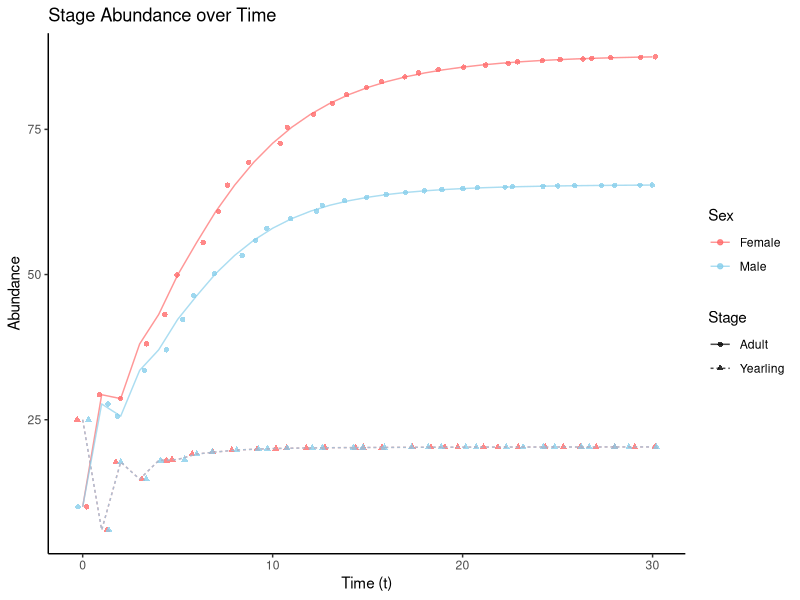
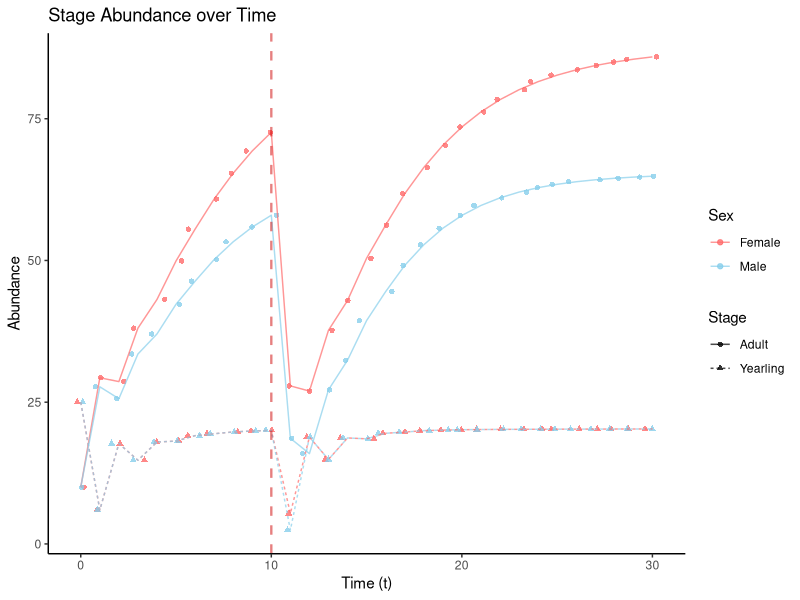
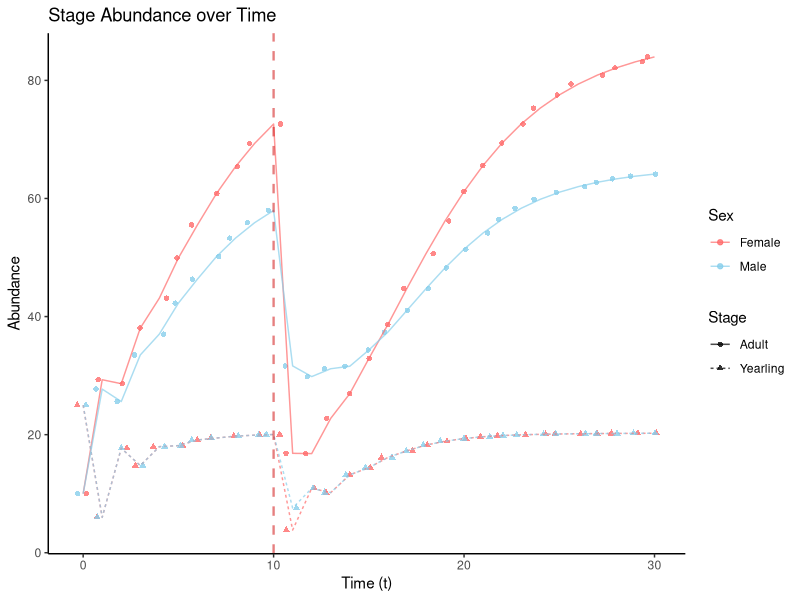
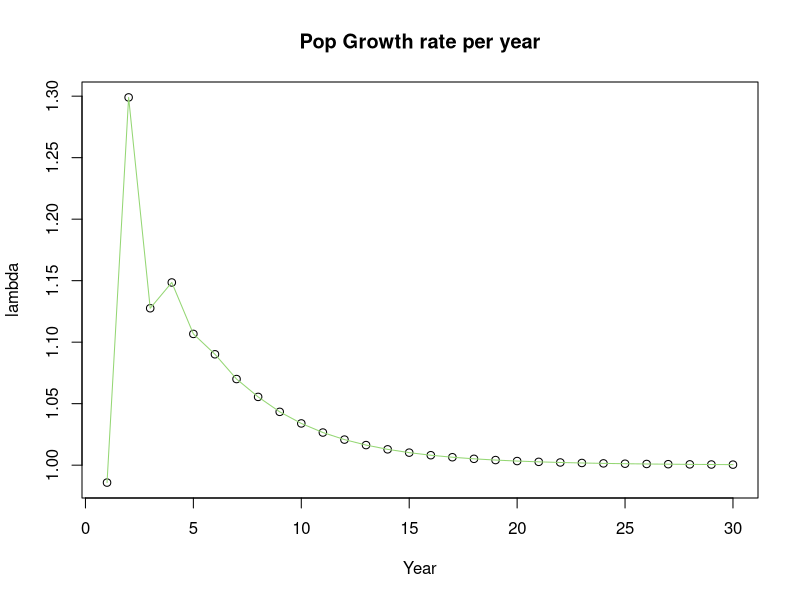
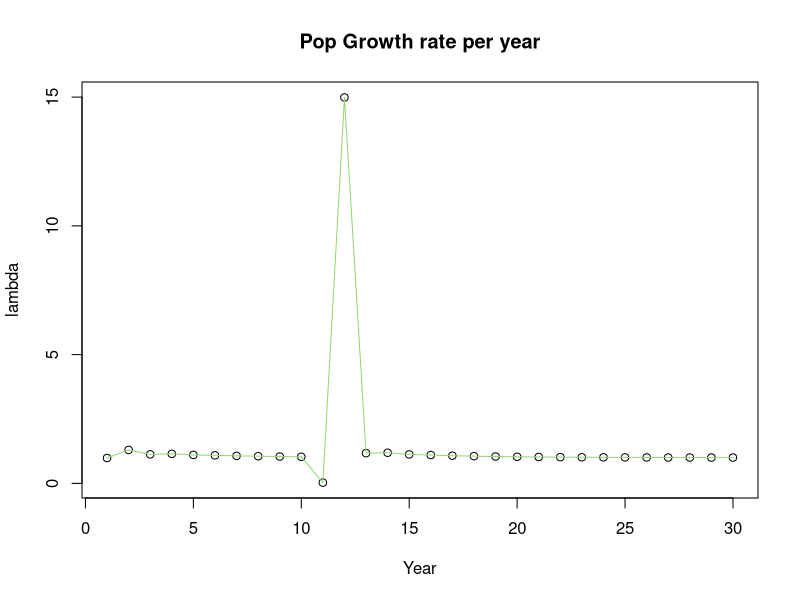
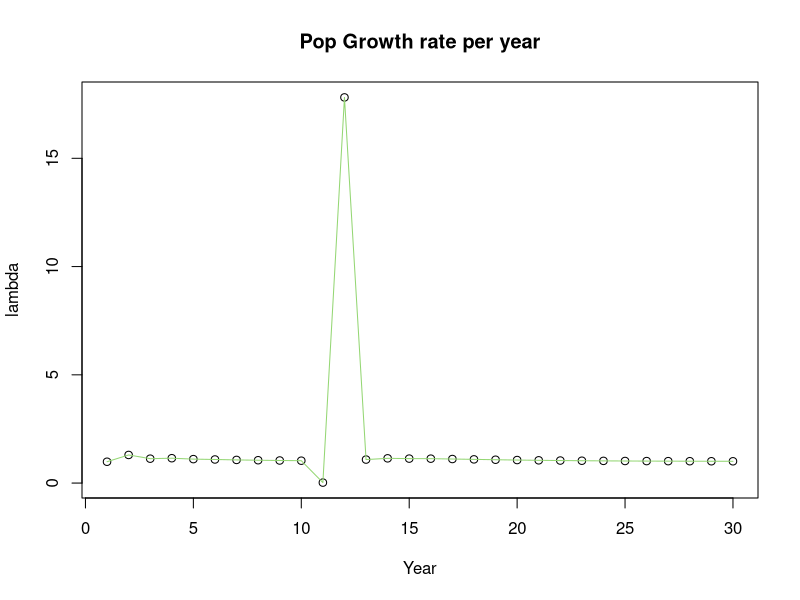

Reproduce these figures in R, in order.
# RUN script
# 23/02/25
# Can be run enturely in order

# loading required packages
library(ggplot2)
library(tidyr)
library(tidyverse)
library(dplyr)
library(readr)

# data extraction
mcdonald_demo <- as.data.frame(read.csv("Data/mcdonald_2016_supinfo.csv"))  # posterior estimates from IPM

dens_posterior <- mcdonald_demo$pop_size   # posterior estimate from model
dens_posterior_mean <- mean(dens_posterior)
dens_posterior_sd <- sd(dens_posterior)

beta_reported <- 0.239  # from paper 

beta <- beta_reported/dens_posterior_sd  # explain maths in appendix!


# required functions ------
# Mating systems function ----  when Nm or Nf = 0 U = 0
mating.func <- function(params,     # density dependent parameters
                        stagenames,   # Stages in life cycle graph 
                        Nf,        # Adult and yearling females
                        Nm,             # Adult and yearling males
                        Mfunction= "min",       # mating function applied
                        return.mat= FALSE) {       # Fmat output?
  
  if(is.null(stagenames) || length(stagenames)== 0 & return.mat==TRUE) stop("stagenames must be provided for correct matrix dimension calculations")
  
  # naming objects 
  K <- params$rep_K      # MAX litter size
  h <- params$h          # harem size
  S<- params$Sc_max    # assumes different survival for male and female cubs
  
  
  # creating the output obj 
  out<- list(f=numeric(), Fmat=matrix())
  f <- NA    # blank 
  Fmat <- matrix(0, ncol= length(stagenames), nrow= length(stagenames)) # blank matrix
  rownames(Fmat) <- stagenames
  colnames(Fmat) <- stagenames
  
  # Harmonic mean mating function
  if(Mfunction %in% c( "HM", "HMMF", "Harmonic Mean Mating Function", "harmonic mean mating function", "Harmonic Mean", "harmonic mean")){
    U <- (2* Nf * Nm*h)/(Nf + Nm* h) # females in unions given pop structure
    f <- K*Nm/ (Nm + Nf*h^-1)  # fertility coefficient f= cubs produced by adult female
    
    # Minimum mating function
  } else if(Mfunction %in% c("Minimum Mating Function", "minimum mating function", "Minimum", "minimum", "min", "Min")){
    # defining number of pairs formed (U)
    if(Nf < Nm*h){
      U <- Nf
    } else if(Nm*h < Nf){
      U <- Nm*h
    } 
    f<- (K*U)/Nf   # fertility coefficient f= cubs produced by adult female
    
    # Mod Harmonic mean mating function
  } else if(Mfunction %in% c("Modified Hamonic Mean Mating Function", "modified harmonic mean mating function", "ModHarmonic", "modharmonic"))   {
    if(Nf < (2* Nf*Nm*h) / (Nf +Nm*h)) {
      U <- Nf
    } else if((2* Nf*Nm*h) / (Nf +Nm*h) < Nf){
      U <- (2* Nf*Nm*h) / (Nf+ Nm)
    }
    f <- (K*U)/Nf    # fertility coefficient f= cubs produced by adult female
  }
  
  
  if(return.mat==TRUE) {
    nStages <- length(stagenames)/2 # number stages for each sex
    Fmat[1,nStages] <- 0.5* f* S    # female cub production by females
    Fmat[nStages+1, nStages] <- 0.5* f* S  # male cub production by females
    out$Fmat <- Fmat
  }
  
  out$f <- f
  
  return(out) 
}


#  Ricker function and matrix application - must return functional Amat for proj
apply.DD <- function(params, 
                     Umat, 
                     N,   # yearling and adults
                     DDapply="fertility", 
                     stagenames,   # Stages in life cycle graph 
                     Nf,        # Adult female abundance
                     Nm,             # Adult males
                     Mfunction= "min",       # mating function applied
                     return.mat= FALSE) {   # apply ricker to whole matrix, survival or fertility
  
  ricker <- function(params, N){   # Using params (b) and population size input
    dd_fun <- exp(-params$b*N)
    return(dd_fun)      # returns value of multiplier
  }
  rick <- ricker(params, N)    # ricker function embedded - only this part needed?
  # Function ricker
  # params, incl b = strength of density dependence
  # N= population size (can be total, NAdults, other, but explain in comments) 
  # Use: returns dd_fun multiplier.
  
  # mating func embedded
  mating <- mating.func(params,     # density dependent parameters
              stagenames,   # Stages in life cycle graph 
              Nf,        # Adult and yearling females
              Nm,             # Adult and yearling males
              Mfunction= "min",       # mating function applied
              return.mat= FALSE) 
  
  f <- mating$f 
  
  # constructing Amat
  Amat <- Umat
  S <- params$Sc_max
  Amat[1,2] <- 0.5* f* S 
  Amat[3,2] <- 0.5* f* S 
  
  # applying based on method
  if(DDapply %in% c("matrix", "Matrix"))  {
    Amat_N <- Amat*rick  
    
  } else if(DDapply %in% c("Survival", "survival", "Umat")){
    Umat_N <- Umat*rick
    Amat_N <- Amat + Umat_N # how to combine?
    
  } else if(DDapply  %in% c("Fertility", "fertility", "Fmat")) {
    # embedd mating func?
    f_N <- f*rick
    Amat_N <- Amat
    Amat_N[1,2] <- 0.5 * f_N * S 
    Amat_N[3,2] <- 0.5 * f_N * S 
  }
  
  return(Amat_N) 
}
# Function name= applyDD
# Inputs:  
#  params: incl b for ricker
#  N: effective pop size (can be total, NAdults, other, but explain in comments) 
#  Fmat: matrix with reproductive params (can be created by mating.func) 
#  Umat: survival matrix
#  DDapply= across which elements ricker is applied - entire matrix (Amat), survival (Umat), Fertility (Fmat) or recruitment (applies twice to fmat - cub survival and females reproducing
# Use:  Creates a density dependent Amat depending on DDapplication to existing Umat, calculates f values to add in amat


# Removal function - allows bias for age and sex
rem.proj <- function(Umat,   # MAX SURVIVAL
                     initial, 
                     params,
                     stagenames, # needed for mating func
                     time, 
                     memberN=NULL,  # which individuals contribute to pop size? (as vec)
                     DDapply="fertility", 
                     Mfunction= "Min",
                     intensity= NULL,  # percentage you want REMOVED from pop at time T=ry
                     remyear = NULL,  # removal year = decrease from following year
                     rem_strat = "random",  # if specified removals, "adults, females, yearlings, males, yearling females, 
                     bias = NULL , # strength of bias as percentage (range??)
                     return.vec= TRUE, 
                     return.remvec = FALSE) {
  # Time 
  if (time<=1) stop("Time must be a positive integer")
  else(time <- as.integer(time))
  
  if (is.null(initial)) stop("You must provide initial population vector with each stage abundance")
  else(n0 <- as.numeric(initial))
  
  if (length(initial) != length(stagenames)) stop("initial pop vector must equal length(stagenames)")
  
  if (is.null(params)) stop("You must provide parameters for selected density-dependent function")
  
  if (!is.null(bias) && 1+bias > 1/(intensity/100)) stop("Bias value provided leads to p(removal) >1. Re-enter below", 1/intensity, "and repeat")
  
  
  nStages <- length(stagenames)/2      # how many stages
  
  
  # population size
  if (is.null(memberN)){
    memberN <- 1:length(stagenames)   # NULL = all members contribute to pop size
    
  } else if(length(memberN) >= 1){
    memberN <- c(memberN) 
  }
  
  # Calculating Unions with mating function
  Nf <- n0[nStages]     # pulls ONLY adult female entry from initial vector
  Nm <- n0[2*nStages]      # adult male in vector (final entry)
  
  # mating func gives initial Fmat for first year
  mating.out <- mating.func(params, stagenames, Nf, Nm, Mfunction,  return.mat= FALSE)  # return f value only  
  f <- mating.out$f
  
  # Set up the output
  out <- list(pop = vector(), 
              vec = matrix(), 
              mat = matrix(), 
              Nremoved = numeric(), # how to leave blank if no removals?
              remvec = vector())  # including number removed and removals from each stage
  
  Vec <- matrix(0, ncol = length(stagenames), nrow = time + 1)  # matrix to fill with stage abundance.  row= time, col= stage
  Pop <- rep(NA, (time + 1))       # vector to fill with total pop size each year
  Nremoved <- 0
  remvec <- rep(NA, length(stagenames))
  
  colnames(Vec) <- stagenames   # naming cols matrix as stages 
  rownames(Vec) <- 0:(time)   # rows correspond to each year of projection. Row 0 = initial or n0
  Vec[1, ] <- n0                   
  Pop[1] <- sum(n0)    
  
  
  if(is.numeric(intensity)){   # removal scenarios only
    ry <- as.numeric(remyear)           # shortening name for future use
  } else if(is.null(intensity)){
    ry <- time                   # no removals = run until time
  }
  # Loop = density dependent matrix application for each year
  for (i in 1:ry) {   # normal projection until remyear (if removal at t=5, project until t=5, final entry inserted to row 6) remember vec[5,] holds entries for year=4 (0:time)
    
    # f value per year creation
    thisNf <- sum(Vec[i,nStages-1], Vec[i,nStages])    # Nf sums yearling and adult fems in Vec matrix
    thisNm <- sum(Vec[i,2*nStages-1],Vec[i,2*nStages])   # Nm 
    
    thisN <- sum(Vec[i,memberN])  # pop sizes sums row i for cols included in N
    
    # ricker density dependence each year
    thisAmat <- apply.DD(params, Umat, thisN, DDapply= "fertility", stagenames,   
                         thisNf,        
                         thisNm,            
                         Mfunction= "min",       
                         return.mat= FALSE)  
    
    # If the projection matrix has any negative values in it, stop iterating but
    # return the projection up until this point.
    if (sum(thisAmat<0)>0){
      warning(paste("Projection stopped at time step", i, "because the density-dependent projection matrix has negative values."))
      break
    }
    # if pop size <= 0, stop and return
    if(Pop[i]<= 0){
      warning(paste("Projection stopped at time step", i, "because pop size reached 0 or below"))
      break
    }
    # if any stage becomes negative, set to zero and continue
    if (any(Vec < 0)) {
      warning(paste("Negative abundances produced at time step", i, "setting negatives to 0 and continuing."))
      Vec[Vec < 0] <- 0
    }
    
    Vec[(i + 1), ] <- thisAmat %*% Vec[i, ]  # following year stage vector is this Amat* this year pop structure - incorporate U here for max no. births?
    Pop[i + 1] <- sum(Vec[(i + 1), ])
  }
  
  
  if (is.numeric(intensity)) {
    # pop removal
    # ------------------------------------------------
    if(rem_strat == "random"){
      if (is.null(bias) == FALSE) paste("ignoring bias value since removal is random across ages and sexes")
      #generating the distribution - varies with rem strat
      prop <- rnorm(length(stagenames), mean = intensity/100, sd= intensity/1000)  # 4 samples from dist mean 0.5, sd 0.05
      
    } else if (is.numeric(intensity) && rem_strat %in% c("adults", "Adults", "adult", "Adult", "yearlings", "Yearlings", "yearling", "Yearlings")){   # want to specify age and sex prob  - adult male, yearling fem.. 
      if (is.null(bias) == TRUE) stop("please provide strength of bias as value 0-")
      if (rem_strat %in% c("adults", "Adults", "adult", "Adult")){
        y_rem <- rnorm(nStages, mean = ((1-bias)*intensity)/100, sd = intensity/1000) 
        a_rem <- rnorm(nStages, mean = ((1+bias)*intensity)/100, sd = intensity/1000)    
      }
      else if (rem_strat %in% c("yearlings", "Yearlings", "yearling", "Yearlings")){
        y_rem <- rnorm(nStages, mean = ((1+bias)*intensity)/100, sd = intensity/1000) 
        a_rem <- rnorm(nStages, mean = ((1-bias)*intensity)/100, sd = intensity/1000) 
      }
      # col binding so each row represents stage
      bind <- cbind(y_rem, a_rem)
      prop <- c(bind[1,], bind[2,])   # 4 proportions to remove in correct order (yf, af, ym, am)
      
    } else if (is.numeric(intensity) && rem_strat %in% c("females", "Females", "female", "Female", "males", "Males", "male", "Male")){  
      if (is.null(bias) == TRUE) stop("please provide strength of bias as value 0-")
      if(rem_strat %in% c("females", "Females", "female", "Female")){
        f_rem <- rnorm(nStages, mean = ((1+bias)*intensity)/100, sd = intensity/1000) # bias applied to females
        m_rem <- rnorm(nStages, mean = ((1-bias)*intensity)/100, sd = intensity/1000) 
        
      } else if(rem_strat %in% c("males", "Males", "male", "Male")){
        f_rem <- rnorm(nStages, mean = ((1-bias)*intensity)/100, sd = intensity/1000) # bias applied to females
        m_rem <- rnorm(nStages, mean = ((1+bias)*intensity)/100, sd = intensity/1000) 
      }
      bind <- cbind(f_rem, m_rem)
      prop <- c(bind[,1], bind[,2])   # 4 proportions to remove in correct order (yf, af, ym, am)
      
    } else if (is.numeric(intensity) && is.numeric(rem_strat)){
      if (is.null(bias) == TRUE) stop("please provide strength of bias as value 0-")
      # how to specify is specific element biased?  numeric vector or integer 1:4, then apply bias to element
      # ex rem_strat = 3 (ym)
      bi <- length(rem_strat)  # how many elements provided
      
      rem <- rnorm((1- bi), mean = ((1+bias)*intensity)/100, sd = intensity/1000)   # unbiased, 1- number of biased samples needed
      rembi <- rnorm(bi, mean = ((1+bias)*intensity)/100, sd = intensity/1000)
      
      # how to order? biased p pos matched to bias stage? 
      prop <- rep(NA, length(stagenames))
      prop[rem_strat] <- rembi
      prop[-rem_strat] <- rem    # all non biased stages, add unbiased probs
    }
    # ------------------
    # removals
    rem_vec <- Vec[ry+1,] * prop    # rem vec is how many individuals we remove from the population 
    Rem <- sum(rem_vec)
    
    Vec[ry + 2,] <- Vec[ry + 1,]  - rem_vec  # year after remyear = 2 rows later filled with new stage vec
    Pop[ry + 2] <- sum(Vec[ry + 2]) # filling in total pop size
    
    
    # repeat loop after removal year
    for (j in (ry + 2):time) {    # starts filling from 27th row (26th year)
      
      # Mating Fmat creation 
      thisNf <- sum(Vec[j,nStages-1], Vec[j,nStages-1])    # Nf is mid col in Vec matrix
      thisNm <- sum(Vec[j,2*nStages-1],Vec[j,2*nStages])   # Nm 
      
      # apply mating func to calculate pairs
      thisMating<- mating.func(params, stagenames, thisNf, thisNm, Mfunction, return.mat=TRUE)     # how to use?
      
      thisFmat <-thisMating$Fmat
      
      # ricker density dependence each year
      thisN <- sum(Vec[j,memberN])  # pop sizes sums row i for cols included in N
      thisAmat <- apply.DD(params, Umat, thisN, DDapply= "fertility", stagenames,   
                           thisNf,        
                           thisNm,            
                           Mfunction= "min",       
                           return.mat= FALSE)
      
      # If the projection matrix has any negative values in it, stop iterating but
      # return the projection up until this point.
      if (sum(thisAmat<0)>0){
        warning(paste("Projection stopped at time step", i, "because the density-dependent projection matrix has negative values."))
        break
      }
      # if pop size <= 0, stop and return
      if(Pop[i]<= 0){
        warning(paste("Projection stopped at time step", i, "because pop size reached 0 or below"))
        break
      }
      # if any stage becomes negative, set to zero and continue
      if (any(Vec < 0)) {
        warning(paste("Negative abundances produced at time step", i, "setting negatives to 0 and continuing."))
        Vec[Vec < 0] <- 0
      }
      
      Vec[(j + 1), ] <- thisAmat %*% Vec[j, ]  # following year stage vector is this Amat* this year pop structure - incorporate U here for max no. births?
      Pop[j + 1] <- sum(Vec[(j + 1), ])
    }
  } 
  # out objects
  out$pop <- Pop
  if(is.numeric(intensity)){   
    out$Nremoved <- Rem    # where do we define total N removed
    if (isTRUE(return.remvec)) {
      out$remvec <- rem_vec        # returns blank?
    } }
  
  if (isTRUE(return.vec)) {
    out$vec <- Vec        
  } 
  out$mat <- thisAmat
  
  return(out)
}

dd_plot <- function(out,   # output obj of dd.proj
                    y_val= "N",   # plot type - N or Vec 
                    ylab = "abundance", 
                    xlab = "time (t)",
                    rem_year = NULL,
                    theme = theme_classic(), 
                    cols= "black",    # can be vector of 2 cols
                    legend.pos = "topright",
                    cex.legend = 0.8){
  # loading required libraries
  require(tidyr)
  require(ggplot2)
  # creating time vector for n years
  t <- nrow(out$vec) -1                 # t= n years (0-t = t+1 entries)
  time <- as.numeric(c(0:t))       # vector 0:t
  
  # for pop size over time graph - must be as df
  if(y_val %in% c("N", "Pop Size", "pop size", "Pop", "pop")) {
    pop <- out$pop
    pop_df <- as.data.frame(pop) # converting pop to a df
    
    if (is.null(rem_year)){
      plot <- ggplot(data = pop_df, aes(x= time, y= pop)) +  # start form year = 0
        geom_point() +
        labs(title = "Pop size over time", x = xlab, y = ylab)  
      geom_smooth(alpha= 0.7)+   # doesn't fit so well for removals!
        theme
      
    } else if (is.numeric(rem_year)){
      plot <- ggplot(data = pop_df, aes(x= time, y= pop)) +  # start form year = 0
        geom_point() +
        geom_line(data = pop_df, alpha = 0.7) +
        labs(title = "Pop size oever time", x = xlab, y = ylab) +
        theme +
        geom_vline(aes(xintercept = rem_year),                       # Adding a line to show removal year
                   colour = "red3", linetype = "dashed", size= 1, alpha = 0.5) 
    }
    
  } else if(y_val %in% c("Vec", "Pop Structure", "Stages", "vec")){
    x_val <- ncol(out$vec)   # number of classes and sexes (if nStages = 2 and sex =2, x =4)
    # turning into dataframe
    df <- as.data.frame(out$vec)
    df$Year <- time    # year column from 0 to t years
    # tidy data - converting to long format so each row is a single observation 
    df_long <- gather(df, key= "Stage", value = "Abundance", 1:x_val)   # creating a stage col in df with abundance
    df_long <- separate(df_long, col= "Stage", into= c("Stage", "Sex"), sep='_')   # splliting by sex, seperated by _
    
    if(is.null(rem_year)) {
      # plotting graph with ggplot2 
      plot <- ggplot(data= df_long, 
                     aes(x=Year, y=Abundance, colour= Sex, linetype= Stage, shape= Stage)) +  # sexes diff cols, shapes and lines diff for stages
        geom_point(position= "jitter", alpha=0.8) +  # jitter to avoid overlap of yearlings
        geom_line(data= df_long, alpha=0.7) +
        scale_colour_manual(values= cols,
                            labels=c("Female", "Male")) +
        labs(title = "Stage Abundance over Time", 
             x = xlab, y = ylab) + 
        theme
      
    } else if(is.numeric(rem_year)){
      plot <- ggplot(data= df_long, 
                     aes(x=Year, y=Abundance, colour= Sex, linetype= Stage, shape= Stage)) +  # sexes diff cols, shapes and lines diff for stages
        geom_point(position= "jitter", alpha=0.8) +  # jitter to avoid overlap of yearlings
        geom_line(data= df_long, alpha=0.7) +
        scale_colour_manual(values=cols,
                            labels=c("Female", "Male")) +
        labs(title = "Stage Abundance over Time", 
             x = xlab, y = ylab) + 
        theme +
        geom_vline(aes(xintercept = rem_year),                       # Adding a line to show removal year
                   colour = "red3", linetype = "dashed", size=0.8, alpha = 0.5) 
      
    } 
    
  } 
  return(plot)
  
}

# growth rate calculate with output format in DDproj
growth.rate <- function(out, vis = FALSE, rem_year = NULL){
  N <- out$pop    # isolating pop size vector
  lambda <- N[2:length(N)]/N[1:(length(N)-1)]
  # output proj
  lambda_out <- list(lambda = vector(), lamb = NA)
  lambda_out$lambda <- lambda
  
  if(is.numeric(rem_year)){
    ry <- rem_year
  }
  
  if(!isFALSE(vis)){
    lamb <- plot(x= 1:length(lambda), y= lambda, 
                 xlab = "Year", 
                 ylab = "lambda") 
    lines(lambda, col= "#94D673")     # keeping cols consistent - red = removals, green = growth rates
    
    title("Pop Growth rate per year", )
    
    lambda_out$lamb <- lamb   # issue here - not loading plot as object within list
  }
  
  return(lambda_out)
}
# Function name : growth.rate
# Arguments : 
# dd_proj or rem_proj output
# vis = TRUE or FALSE for whether you want graph plotted
# Use : generates growth rate per year (gr) by dividing pop size by previous year 



# Stage distribution calculation
# Updating function to match output of ddproj obj
ssd <- function(out, vis = FALSE, cols) {     # input projected matrix
  # separating a matrix from out obj
  mat <- out$vec   
  
  stageMat<- matrix(0, ncol=ncol(mat), nrow=nrow(mat))    # empty matrix to fill
  rownames(stageMat) <- rownames(mat)
  colnames(stageMat) <- colnames(mat)
  
  # out obj is a list with matrix and plot
  ssd_out <- list(stageMat = matrix(), plot = NA)
  
  for(i in 1:nrow(mat)) {   # loop for each column 
    stageMat[i,]<- mat[i,]/sum(mat[i,])          # column i of matrix filled with row i divided by col sum
  } 
  ssd_out$stageMat <- stageMat
  
  if(!isFALSE(vis)){
    # stageMat as df
    nStage <- ncol(stageMat)   # number of classes and sexes (if nStages = 2 and sex =2, x =4)
    # turning into dataframe
    df <- as.data.frame(stageMat)
    df$Year <- as.numeric(rownames(stageMat))    # year column from 0 to t years
    
    # tidy data - converting to long format so each row is a single observation 
    df_long <- gather(df, key= "Stage", value = "Proportion", 1:nStage)   # creating a stage col in df with abundance
    df_long <- separate(df_long, col= "Stage", into= c("Stage", "Sex"), sep='_')   # splliting by sex, seperated by _
    
    plot <- ggplot(data= df_long, 
                   aes(x= Year, y = Proportion, colour = Sex,  # qhy has year ordered so weird?
                       linetype = Stage, shape = Stage)) +  # sexes diff cols, shapes and lines diff for stages
      geom_line(data= df_long, position= "jitter") + # why is this not joining as other 
      scale_colour_manual(values=col_vec,
                          labels=c("Female", "Male")) +
      labs(title = "Stage Proportions over Time", 
           x = "xlab", y = "ylab") 
    
    ssd_out$plot <- plot   # issue here - not loading plot as object within list
  }
  
  return(ssd_out)   # returns matrix of each stage as proportion of total pop
  
}
# Function name= prop.stage
# Arguments: 
# out = stage abundance matrix over a time interval, produced by proj function
# vis = whether to print graph
# cols = vector of 2 colours for each sex
# Purpose:  Calculates the proportion of each stage class out of the total pop size in a given year



# projections (model 1) -----
stages<- c("Yearling_f", "Adult_f", "Yearling_m", "Adult_m")
n0 <- c(25, 10, 25, 10)  # vec structure = yf, af, ym, am 

# first time using params from extraction 
Umat <- matrix(0, nrow=4, ncol=4)
rownames(Umat) <- stages
Umat[2,1]<- 0.851 # yearling f survival
Umat[2,2]<- 0.803  # adult f survival
Umat[4,3]<- 0.809   # yearling m survival
Umat[4,4]<- 0.749   # adult m survival

params<- data.frame(fmax= 0.8436,   # F fecundity max (max cubs per adult female) - needed?
                    Sc_max=0.76,   # max cub survival (equal for sexes), rogers 1997
                    b= beta,       # calculated from mcdonald 2016
                    rep_K= 2.7,          # max litter size (K), 
                    h= 6   # harem size per male
)

# control plot----
proj0 <- rem.proj(Umat,      # seems to reach stability quickly - some kind of stochasticity needed?
                  initial = n0, 
                  params, 
                  stagenames = stages,
                  time = 30, 
                  memberN=NULL,  # which individuals contribute to pop size? (as vec)
                  DDapply="Fmat", 
                  Mfunction= "Min",
                  intensity= NULL,  # percentage you want REMOVED from pop at time T=ry
                  remyear = NULL, 
                  rem_strat =NULL ,  # if specified removals, "adults, females, yearlings, males, yearling females, 
                  bias = NULL ,
                  return.vec= TRUE, 
                  return.remvec = FALSE) 

col_vec <- c("#FF6A6A", "#87CEEB")

(proj0_plot <- dd_plot(proj0, 
                       y_val= "Vec", 
                       ylab = "Abundance", 
                       xlab = "Time (t)",
                       theme = theme_classic(), 
                       cols= col_vec,    # can be vector of cols
                       legend.pos = "topright",
                       cex.legend = 0.8))


# Scenario 1 = 70% removal trial at year 10
proj1 <- rem.proj(Umat,      # seems to reach stability quickly - some kind of stochasticity needed?
                  initial = n0, 
                  params, 
                  stagenames = stages,
                  time = 30, 
                  memberN=NULL,  # which individuals contribute to pop size? (as vec)
                  DDapply="Fmat", 
                  Mfunction= "Min",
                  intensity= 70,  # percentage you want REMOVED from pop at time T=ry
                  remyear = 10, 
                  rem_strat = "random" ,  # if specified removals, "adults, females, yearlings, males, yearling females, 
                  bias = NULL ,
                  return.vec= TRUE, 
                  return.remvec = TRUE) 

(proj1_plot <- dd_plot(proj1, 
                       y_val= "Vec", 
                       ylab = "Abundance", 
                       xlab = "Time (t)",
                       rem_year = 10,
                       theme = theme_classic(), 
                       cols= col_vec,    # can be vector of cols
                       legend.pos = "topright",
                       cex.legend = 0.8))

# scenario 2 - biased female removals
proj2 <- rem.proj(Umat,      # seems to reach stability quickly - some kind of stochasticity needed?
                  initial = n0, 
                  params, 
                  stagenames = stages,
                  time = 30, 
                  memberN=NULL,  # which individuals contribute to pop size? (as vec)
                  DDapply="Fmat", 
                  Mfunction= "Min",
                  intensity= 70,  # percentage you want REMOVED from pop at time T=ry
                  remyear = 10, 
                  rem_strat = "females" ,  # if specified removals, "adults, females, yearlings, males, yearling females, 
                  bias = 0.15 ,
                  return.vec= TRUE, 
                  return.remvec = TRUE) 

(proj2_plot <- dd_plot(proj2, 
                       y_val= "Vec", 
                       ylab = "Abundance", 
                       xlab = "Time (t)",
                       rem_year = 10,
                       theme = theme_classic(), 
                       cols= col_vec,    # can be vector of cols
                       legend.pos = "topright",
                       cex.legend = 0.8))


# comparisons 
lambda0 <- growth.rate(proj0, vis = TRUE)
summary(lambda0$lambda)

lambda1 <- growth.rate(proj1, vis = TRUE, rem_year = 10)
summary(lambda1$lambda)

lambda2 <- growth.rate(proj2, vis = TRUE, rem_year = 10)
summary(lambda2$lambda)

ssd0 <- ssd(proj0, vis = TRUE, cols = col_vec)
ssd1 <- ssd(proj1, vis = TRUE, cols = col_vec)
ssd2 <- ssd(proj2, vis = TRUE, cols = col_vec)

# next steps - META MAT PROJECTION
# 
